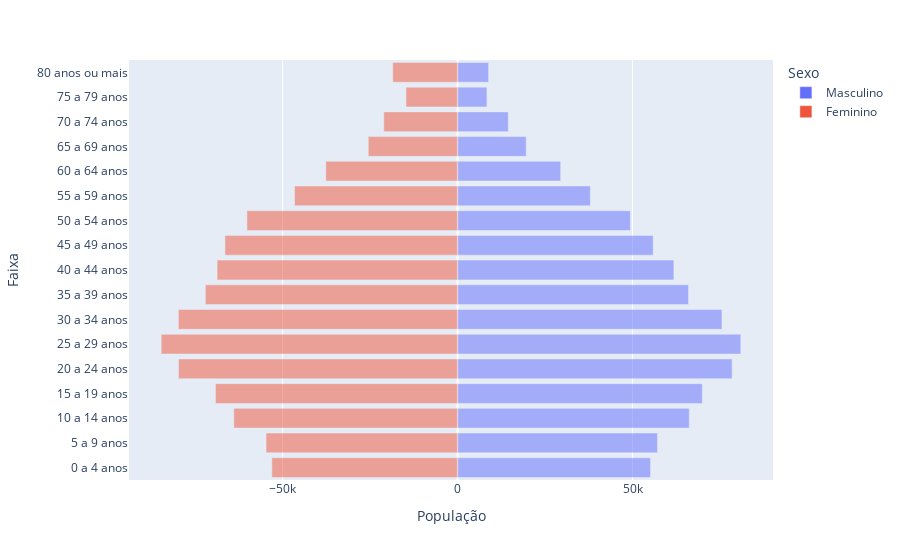

Notebook code for this chart:
### Code cell
px.bar(data_frame=df_estrutura_etaria_interesse, y='Faixa', x='População', color='Sexo', barmode='overlay', orientation='h')

### Figure 1 — Plotly figure (JSON) as saved in the notebook; plotly's stock layout.template omitted (floating-point values rounded to 4 significant figures)
{"data": [{"alignmentgroup": "True", "hovertemplate": "Sexo=Masculino<br>População=%{x}<br>Faixa=%{y}<extra></extra>", "legendgroup": "Masculino", "marker": {"color": "#636efa", "opacity": 0.5}, "name": "Masculino", "offsetgroup": "Masculino", "orientation": "h", "showlegend": true, "textposition": "auto", "type": "bar", "x": [55140, 57117, 66202, 69937, 78456, 80932, 75543, 66004, 61799, 55899, 49377, 37926, 29451, 19608, 14476, 8394, 8853], "xaxis": "x", "y": ["0 a 4 anos", "5 a 9 anos", "10 a 14 anos", "15 a 19 anos", "20 a 24 anos", "25 a 29 anos", "30 a 34 anos", "35 a 39 anos", "40 a 44 anos", "45 a 49 anos", "50 a 54 anos", "55 a 59 anos", "60 a 64 anos", "65 a 69 anos", "70 a 74 anos", "75 a 79 anos", "80 anos ou mais"], "yaxis": "y"}, {"alignmentgroup": "True", "hovertemplate": "Sexo=Feminino<br>População=%{x}<br>Faixa=%{y}<extra></extra>", "legendgroup": "Feminino", "marker": {"color": "#EF553B", "opacity": 0.5}, "name": "Feminino", "offsetgroup": "Feminino", "orientation": "h", "showlegend": true, "textposition": "auto", "type": "bar", "x": [-53074, -54737, -63946, -69195, -79740, -84698, -79801, -72075, -68720, -66478, -60194, -46586, -37657, -25522, -21092, -14744, -18532], "xaxis": "x", "y": ["0 a 4 anos", "5 a 9 anos", "10 a 14 anos", "15 a 19 anos", "20 a 24 anos", "25 a 29 anos", "30 a 34 anos", "35 a 39 anos", "40 a 44 anos", "45 a 49 anos", "50 a 54 anos", "55 a 59 anos", "60 a 64 anos", "65 a 69 anos", "70 a 74 anos", "75 a 79 anos", "80 anos ou mais"], "yaxis": "y"}], "layout": {"autosize": true, "barmode": "overlay", "legend": {"title": {"text": "Sexo"}, "tracegroupgap": 0}, "margin": {"t": 60}, "xaxis": {"anchor": "y", "autorange": true, "domain": [0, 1], "range": [-93900.0, 90130.0], "title": {"text": "População"}, "type": "linear"}, "yaxis": {"anchor": "x", "autorange": true, "domain": [0, 1], "range": [-0.5, 16.5], "title": {"text": "Faixa"}, "type": "category"}}}
